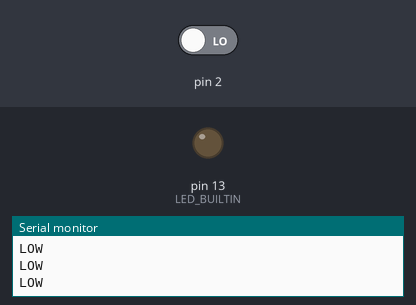
The sketch below on a simulated Arduino Uno, built with avr-gcc and run on an emulated ATmega328P. Shown: output pins drawn as LEDs (lit = HIGH), the last lines printed to the serial monitor. The test bench sets the inputs (shaded band); at power-on: pin 2 LOW.

Above: at 1.8 s.
1.9 s: pin 2 driven HIGH
At 3.2 s:
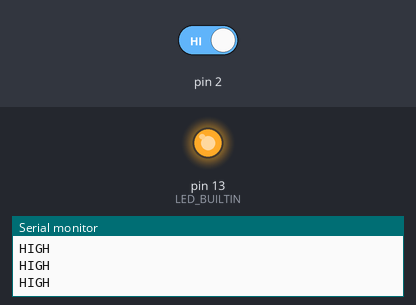
3.5 s: pin 2 driven LOW
At 4.4 s:
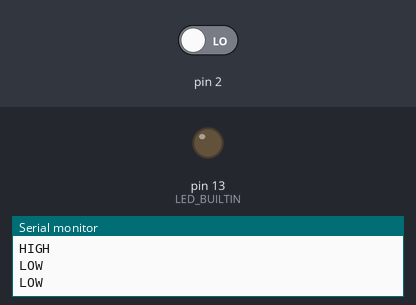
Timing chart, 0 to 6.5 s (numbered marks = the images above; inputs shaded):
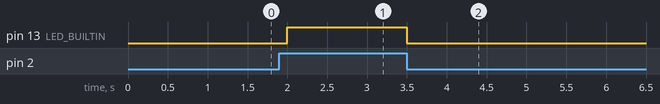

The sketch:

movement_sensor.ino
```cpp
void setup() {
  pinMode(2, INPUT);
  pinMode(LED_BUILTIN, OUTPUT);
  Serial.begin(9600);

}

void loop() {
  int state = digitalRead(2);
  if (state == HIGH)
  {
    digitalWrite(LED_BUILTIN, HIGH); // Turn the LED on
    Serial.print("HIGH\n");
    delay(500);               // Wait for 1 second (1000 milliseconds)
  }
  else
  {
    digitalWrite(LED_BUILTIN, LOW);  // Turn the LED off
    Serial.print("LOW\n");
    delay(500);
  }
}
```

Measured:
- after the input at 1.9 s, pin 13 (LED_BUILTIN): LOW → HIGH after 0.10 s
- after the input at 3.5 s, pin 13 (LED_BUILTIN): HIGH → LOW at once
